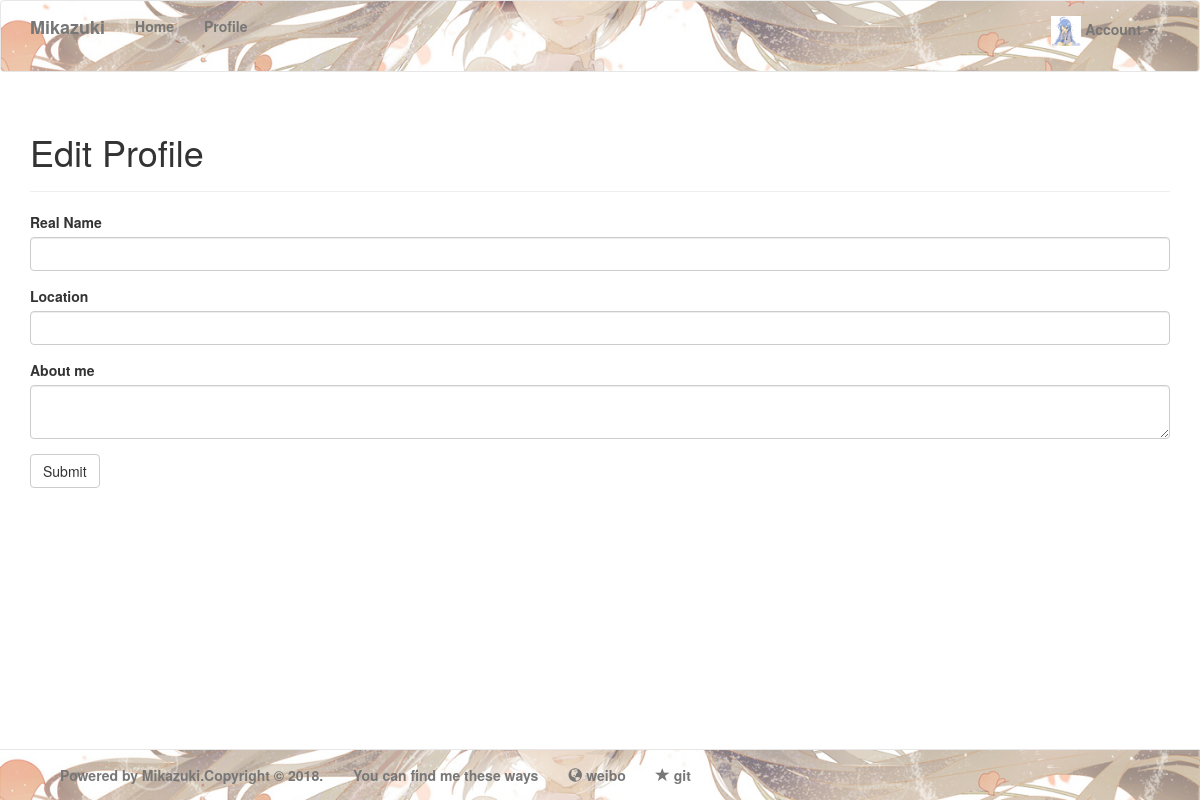
The page /edit-profile (signed in) on the database as committed earlier.
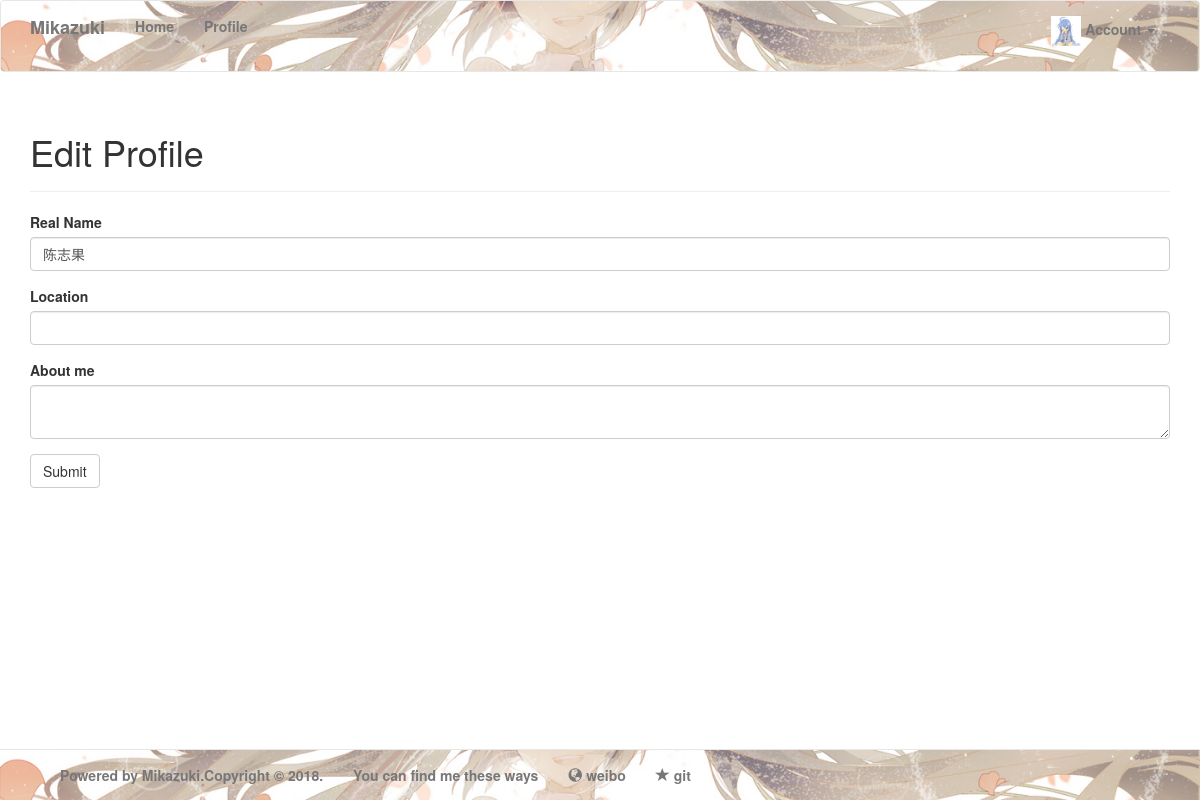
The same page on the database as committed later.
### app/models.py (models this page shows, shortened)
class User(UserMixin,db.Model):
    __tablename__ = 'users'
    id = db.Column(db.Integer, primary_key=True)
    email = db.Column(db.String(64),unique=True,index=True)
    username = db.Column(db.String(64), unique=True, index=True)
    role_id = db.Column(db.Integer, db.ForeignKey('roles.id'))
    password_hash = db.Column(db.String(128))
    confirmed = db.Column(db.Boolean,default=False)
    name = db.Column(db.String(64))
    location = db.Column(db.String(64))
    about_me = db.Column(db.Text())
    member_since = db.Column(db.DateTime(),default=datetime.utcnow)
    last_seen = db.Column(db.DateTime(),default=datetime.utcnow)
    posts = db.relationship('Post',backref='author',lazy='dynamic')
    comments = db.relationship('Comment',backref='author',lazy='dynamic')
    avatar_hash = db.Column(db.String(32))
    def ping(self):
        self.last_seen = datetime.utcnow()
        db.session.add(self)
    def can(self,permissions):
        return self.role is not None and (self.role.permissions & permissions) == permissions
    def is_administrator(self):
        return self.can(Permission.ADMINISTER)
    @property
    def password(self):
        raise AttributeError('passwd is not a readable attribute')

### app/main/views.py (the view, shortened to what this page needs)
@main.route('/edit-profile',methods=['GET','POST'])
@login_required
def edit_profile():
    form = EditProfileForm()
    form.name.data = current_user.name
    form.location = current_user.location
    form.about_me = current_user.about_me
    return render_template('edit_profile.html',form=form)

### app/main/froms.py
class EditProfileForm(Form):
    name = StringField('Real Name',validators=[Length(0,64)])
    location = StringField('Location',validators=[Length(0,64)])
    about_me = TextAreaField('About me')
    submit = SubmitField('Submit')

### app/auth/views.py (called while the page is built)
@auth.before_app_request
def before_request():
    if current_user.is_authenticated:
        current_user.ping()
        if not current_user.confirmed \
                and request.endpoint \
                and request.blueprint != 'auth' \
                and request.endpoint != 'static':
            return redirect(url_for('auth.unconfirmed'))

### app/main/__init__.py (called while the page is built)
@main.app_context_processor
def inject_permissions():
    return dict(Permission=Permission)

### app/models.py (called while the page is built)
@login_manager.user_loader
def load_user(user_id):
    return User.query.get(int(user_id))

### app/templates/edit_profile.html (shortened to what this page needs)
{% extends "base.html" %}
{% import "bootstrap/wtf.html" as wtf %}
{% block page_content %}
<div>
    <div class="page-header">
        <h1>Edit Profile</h1>
    </div>
    {{ wtf.quick_form(form) }}
</div>
{% endblock%}

Rows that differ between the two databases and show on the page:
now on this page (row edited): User: name "陈志果"
